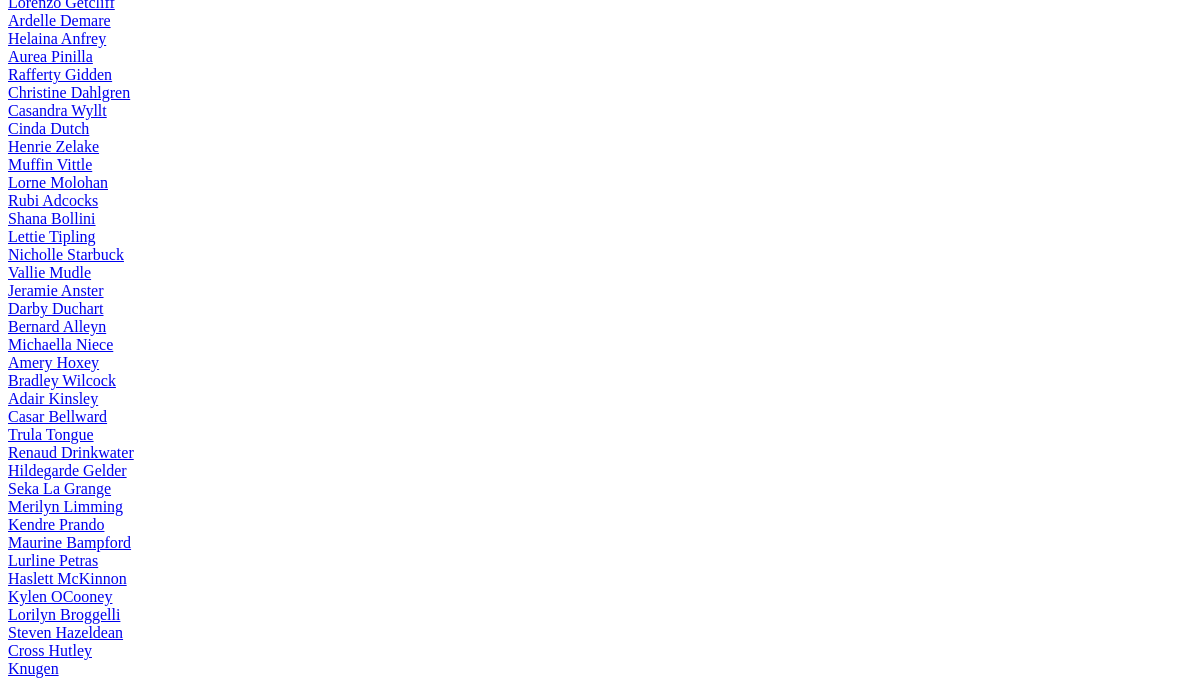
Before: / (lower part) with the older database file.
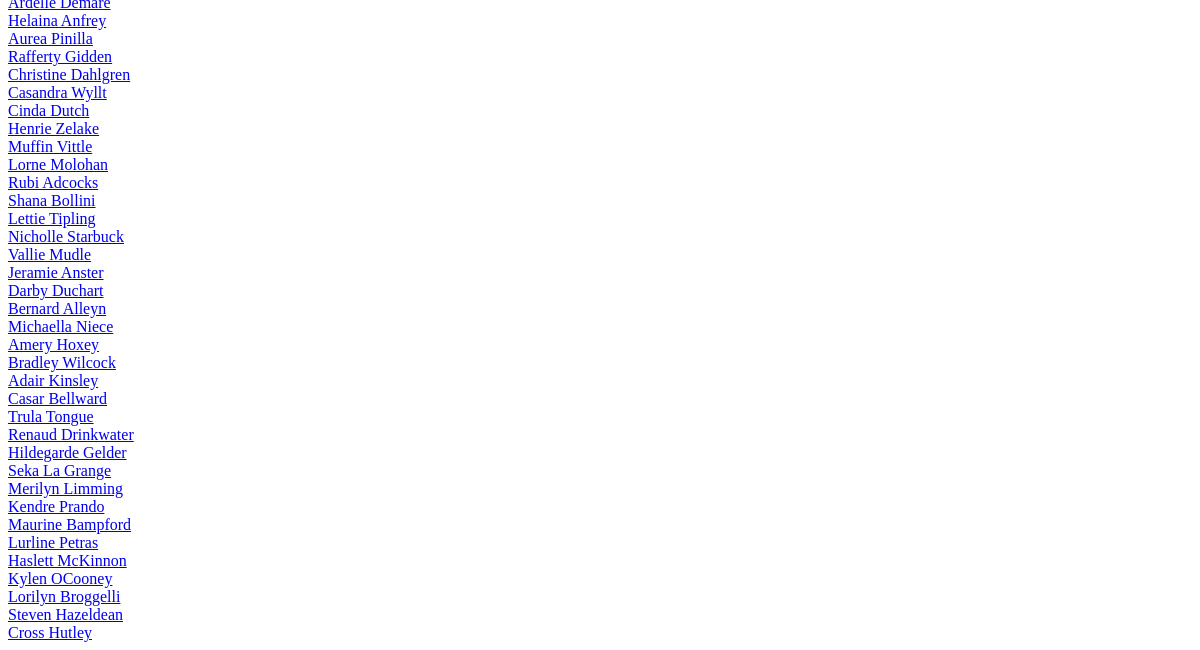
After: the same page with the newer database file.
### tables this page shows
CREATE TABLE `students`
(
    `id`   INTEGER PRIMARY KEY AUTOINCREMENT,
    `name` TEXT
--     `user_id` INTEGER,
--     FOREIGN KEY (user_id) REFERENCES users (id)
);

### app.py (the view)
@app.route('/', methods=['GET'])
def home():
    teachers = models.get_teachers()
    students = models.get_all_students()
    return render_template('index.html', teachers=teachers, students=students)

### models.py (called while the page is built)
def get_all_students():
    con = sql.connect(DB_PATH)
    cur = con.cursor()
    cur.execute("""SELECT id, name FROM students""")
    students = cur.fetchall()
    con.close()
    return students

def get_teachers():
    con = sql.connect(DB_PATH)
    cur = con.cursor()
    cur.execute("SELECT * FROM teachers")
    teachers = cur.fetchall()
    con.close()
    return teachers

### templates/index.html (shortened to what this page needs)
<!DOCTYPE html>
<html lang="en">
<head>
</head>
<body>
<br/>
{% for student in students %}
<div><a href="/student/{{ student[0] }}">{{ student[1] }}</a></div>
{% endfor %}
</body>
</html>

Changed rows visible on the page:
no longer on this page (row unchanged): students: name "Ardelle Demare"
removed students: name "Knugen"
